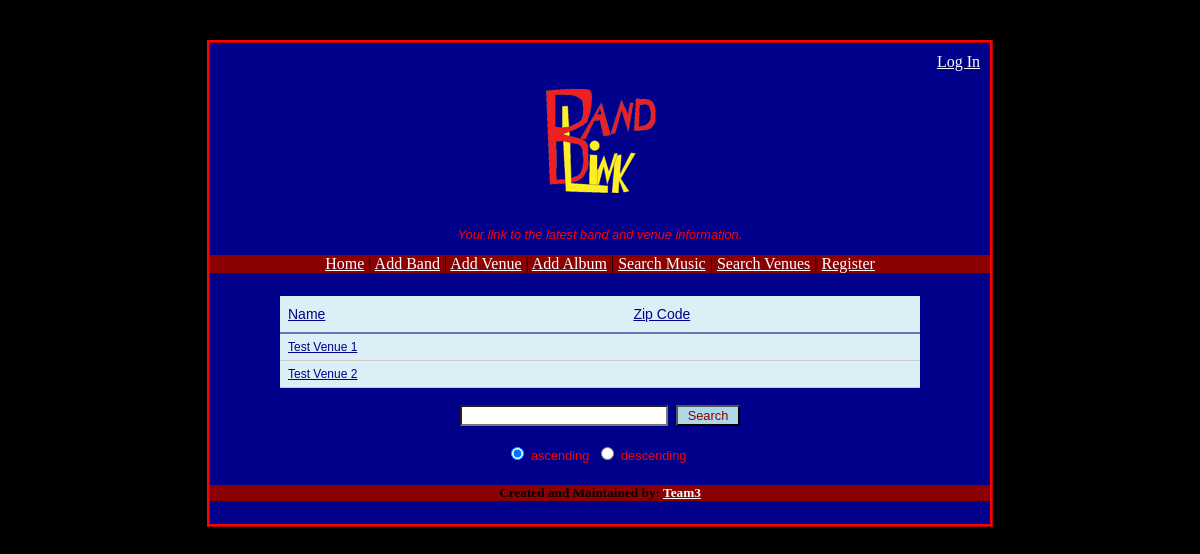
Before: /venuesearch.php with the older database file.
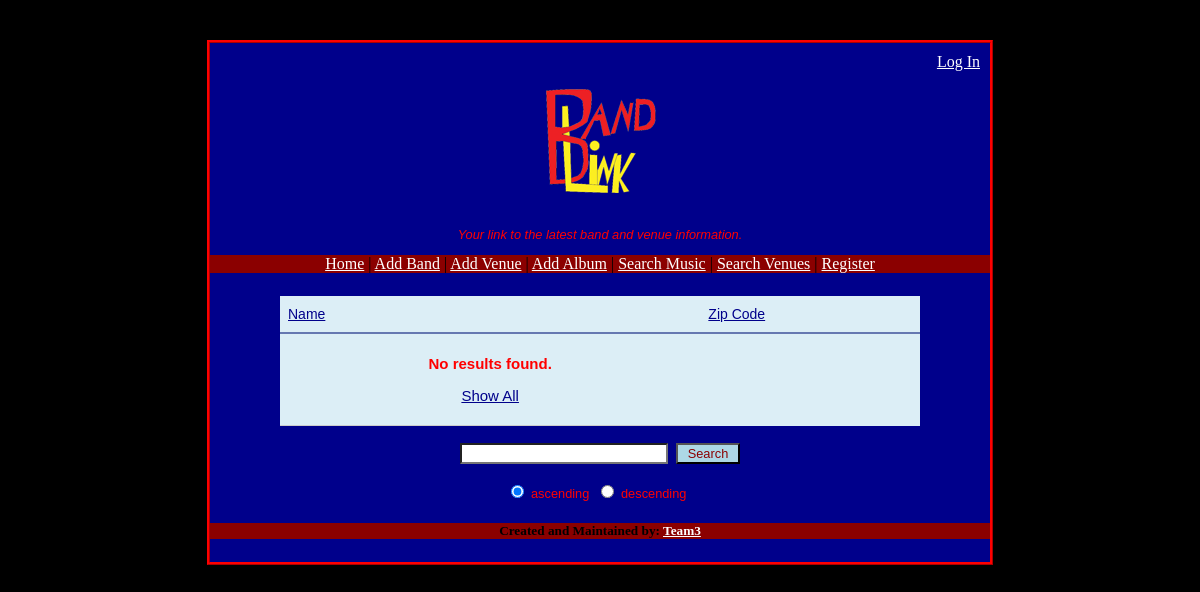
After: the same page with the newer database file.
### tables this page shows
CREATE TABLE IF NOT EXISTS `venue` (
  `venue_id` int(11) NOT NULL AUTO_INCREMENT,
  `venueName` varchar(30) NOT NULL,
  `venueAddress_id` int(11) NOT NULL,
  `venueZipCode` char(5) NOT NULL,
  `venueDescription` blob NOT NULL,
  `venuePicture` varchar(100) NOT NULL,
  `venueMap` varchar(150) NOT NULL,
  PRIMARY KEY (`venue_id`),
 FOREIGN KEY (`venueAddress_id`) REFERENCES venue_address (`address_id`),
  FOREIGN KEY (`venueZipCode`) REFERENCES venue_zip_code (`zip_code`)
);

### venuesearch.php (the view, shortened to what this page needs)
<!DOCTYPE html PUBLIC "-//W3C//DTD XHTML 1.0 Transitional//EN"
  "http://www.w3.org/TR/xhtml1/DTD/xhtml1-transitional.dtd">
<html xmlns="http://www.w3.org/1999/xhtml" xml:lang="en" lang="en">
<head>
  <link rel="stylesheet" type="text/css" href="style.css" />
</head>
<body>
<div id="wrap">
    <?php include("header.php"); ?>
	<center><div id="search">
	<?php
	include("db_connect.php");
	$search = trim($_GET['q']);
	$sort = $_GET['sort'];
	if (empty($sort)) $sort = "venueName";
	$desc = $_GET['desc'];
	$find = "LIKE '%$search%'";
	$query = "SELECT * FROM venue WHERE venueName $find OR venueZipCode $find ORDER BY $sort";
	echo "<br />";
	$num_col = 0;
	function header_cell($title, $attribute, $num_col)
	{
		return "<th><a style='color:darkblue;' href='venuesearch?sort=$attribute&desc=$desc'>$title</a></th>";
	}
	echo "<table style='width:640px;' id=\"hor-minimalist-b\" >\n<tr>";
	echo header_cell("Name", "venueName", $num_col);
	echo header_cell("Zip Code", "venueZipCode", $num_col);
	echo "</tr>\n";
	function highlight_matches($term, $str, $underline)
	{
		if (empty($term)) return $str;
		return $str;
	}
	$count = 0;
	$results = mysqli_query($db, $query) or die("Error Querying Database");
	while ($row = mysqli_fetch_assoc($results))
	{
		$id = $row['venue_id'];
		$name = $row['venueName'];
		$zip = $row['venueZipCode'];
		echo "<tr>";
		echo "<td><a style='color:darkblue;' href='venueprofile.php?id=$id'>";
		echo highlight_matches($search, $name, true)."</a></td>";
		echo "<td>".highlight_matches($search, $zip, false)."</a></td>";
		echo "</tr>\n";
		++$count;
	}
	if ($count < 1)
	{
		echo "<tr><td style='text-align:center;' colspan='$num_col'><p style='font-weight:bold; font-size:125%'>";
		echo "No results found";
		if (!empty($search)) echo " for \"".$search.".\"</p>";
		else echo ".";
		echo "<p style='font-size:125%'>";
		echo "<a style='color:darkblue;' href='venuesearch.php?sort=$sort&desc=$desc'>Show All</a></p></th></tr>";
	}
	echo "</table>\n";
	echo "<p><form method='get' action='venuesearch.php'>";
	echo "<input type='text' name='q' value='$search' />";
	echo "&nbsp;&nbsp;<input type='submit' value=' Search ' /></p>";
	echo "<p><input type='radio' name='desc' value=0";
	if ($desc == 0 || $desc == "") echo " checked";
	echo " />&nbsp;ascending&nbsp;&nbsp;";
	echo "<input type='radio' name='desc' value=1";
	if ($desc == 1) echo " checked";
	echo " />&nbsp;descending&nbsp;&nbsp;</p>";
	?>
</div>
</body>
</html>

Changed rows visible on the page:
removed venue: venueName "Test Venue 1"
removed venue: venueName "Test Venue 2"
Other visible differences:
text now shown: "No results found . Show All"
